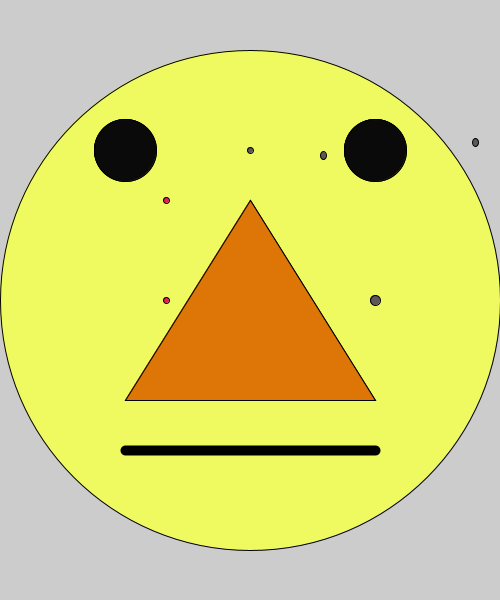
Frame 1 (no input)
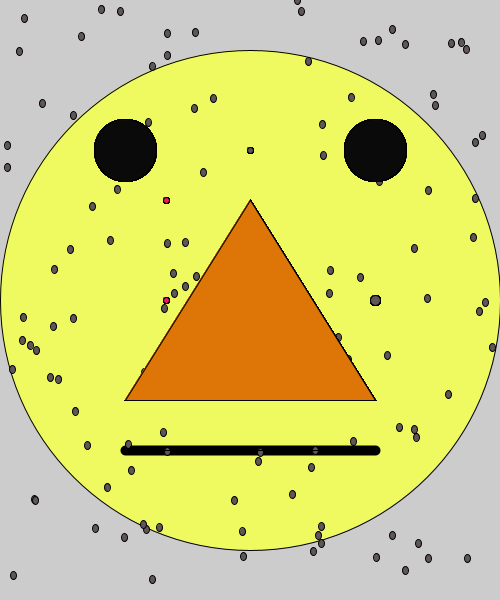
Frame 60 (the mouse pressed at the canvas centre just before this capture)
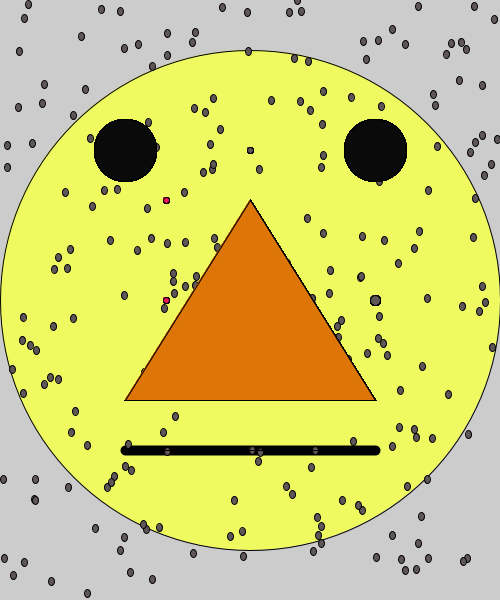
Frame 120 (the mouse held since frame 60 and released just before this capture)

The Processing sketch that drew these frames (run headless with seeded random() and noise(); from frame 60 on, the mouse is pressed at the canvas centre):

// Processing sketch: boilerplate
// ── boilerplate.pde
//Global Variables
color skin = #F8FAA9;
color black = #0A0A0A;
color orange= #DE7607;
color blue=#392CB7;

void setup() {
 size(500, 600);
 int faceX=width/2;
int faceY=height/2;
int lefteyeX=width/4;
int lefteyeY=height/4;
int righteyeX=3*width/4;
int righteyeY=height/4;
int eyediameter= width/8;
 fill(yellow);
  strokeWeight(1);  
ellipse(faceX, faceY, width, width);
fill(black);
 strokeWeight(1); 
ellipse(lefteyeX, lefteyeY, eyediameter, eyediameter);
ellipse(righteyeX, righteyeY, eyediameter, eyediameter);
fill(blue);
strokeWeight(10);  // Thicker
line(width/4, height*3/4, width*3/4, height*3/4);
fill(orange);
 strokeWeight(1);  
triangle(width/2,height/3,width*3/4,height*2/3,width/4,height*2/3);
}

void draw(){
  fill(#F21853);
  strokeWeight(1);  
  
ellipse(width/3,height/3,width/75,width/75);
ellipse(width/3,height/2,width/75,width/75);
  fill(#5F5658);
ellipse(width/2,height/4,width/75,width/75);
ellipse(width*3/4,height/2,width/50,width/50);
ellipse(random(width),random(height),width/75,height/75);
ellipse(random(width),random(height),width/75,height/75);
fill(black);
ellipse(width/4, height/4, width/8, width/8);
ellipse(3*width/4, height/4, width/8, width/8);
fill(#080807);
line(width/4, height*3/4, width*3/4, height*3/4);
fill(orange);
triangle(width/2,height/3,width*3/4,height*2/3,width/4,height*2/3);
}
void mouseClicked(){
  quitbuttonmouseclicked();
}
 

// ── Quitbutton.pde
color purple=#AA3A8B;
color yellow=#EFFA60;
color regularButton=purple;
color hoverover=yellow;

void quitbutton () {
  println("MouseX:", mouseX, "\tMouseY:", mouseY);

  if (mouseX> width*15/16 && mouseX<width && mouseY>0 && mouseY< height*1/16) {//hover
    fill(hoverover);
    rect(width*15/16, height*0/16, width*1/16, height *1/16);
  } else {
    fill(regularButton);
    rect(width*15/16, height*0/16, width*1/16, height *1/16);
  }
}
void quitbuttonmouseclicked()
{
  if (mouseX> width*15/16 && mouseX<width && mouseY>0 && mouseY< height*1/16) {
    exit();
  }
}
